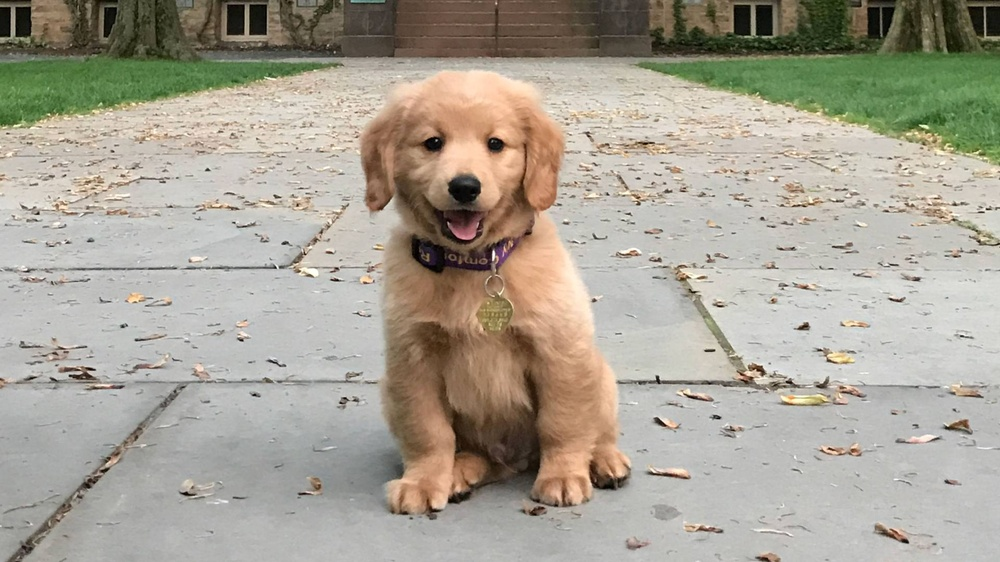
#> input picture image.jpg, 1000 x 562 px, shrunk from 1920 x 1080 before the run
$ python -i Assignment2.py   (imports and definitions only)
#> lines starting #> are read from the running program, lines starting #| are printed output that depends on the picture
import cv2
import numpy as np
import streamlit as st
import matplotlib.pyplot as plt
from PIL import Image

# Function to display images side by side for comparison
def show_images_side_by_side(original, modified, title_original="Original Image", title_modified="Modified Image"):
    original_rgb = cv2.cvtColor(original, cv2.COLOR_BGR2RGB)
    modified_rgb = cv2.cvtColor(modified, cv2.COLOR_BGR2RGB)

    fig, ax = plt.subplots(1, 2, figsize=(10, 5))
    ax[0].imshow(original_rgb)
    ax[0].set_title(title_original)
    ax[0].axis('off')

    ax[1].imshow(modified_rgb)
    ax[1].set_title(title_modified)
    ax[1].axis('off')

    st.pyplot(fig)

# Function to adjust contrast and brightness
# [10 lines left out: functions adjust_contrast_brightness, smooth_image, not called in this run]

# Function to sharpen the image
def sharpen_image(image):
    kernel_sharpening = np.array([[-1, -1, -1],
                                  [-1,  9, -1],
                                  [-1, -1, -1]])
    sharpened_image = cv2.filter2D(image, -1, kernel_sharpening)
    show_images_side_by_side(image, sharpened_image, "Original Image", "Sharpened Image")
    return sharpened_image

# Function to apply a mask
# [60 lines left out: functions apply_mask, main, not called in this run]

# [2 lines not run here, left out]

>>> import cv2
>>> picture = cv2.imread('image.jpg')
#> picture is the input picture: shape (562, 1000, 3); mean B, G, R 148.8, 162.3, 168.1
>>> result = sharpen_image(picture)
#> in sharpen_image, `sharpened_image = cv2.filter2D(image, -1, kernel_sharpening)`:
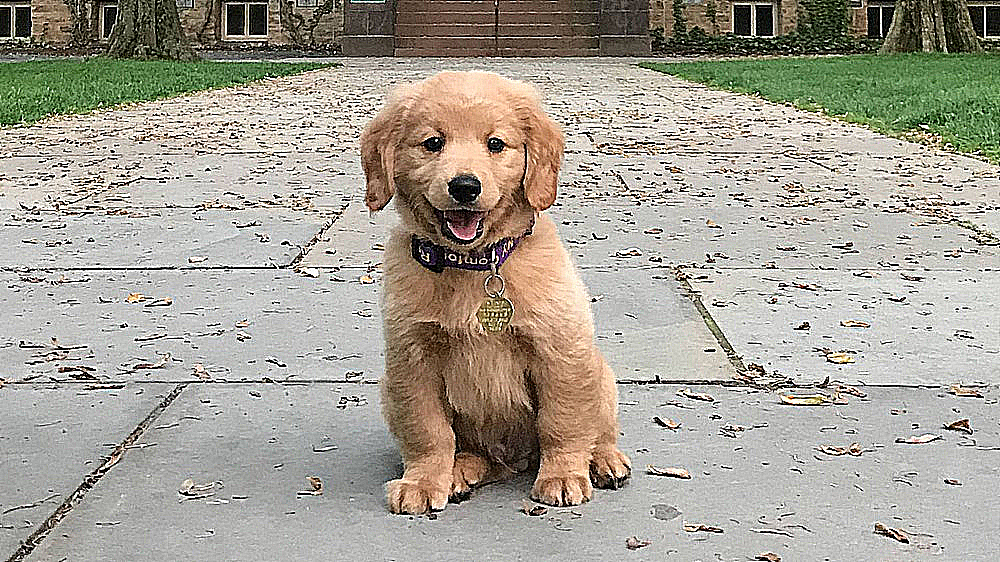
#> sharpened_image: shape (562, 1000, 3); mean B, G, R 149.2, 161.1, 165.8
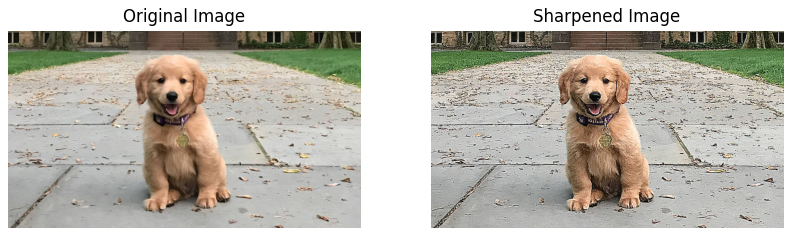
#> figure drawn by matplotlib, 2 panels
